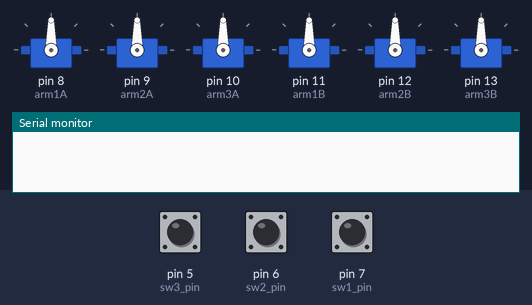
Bench run of a sketch on a simulated Arduino Uno, built with avr-gcc and run on an emulated ATmega328P. Parts: 6 × servo, the last lines printed to the serial monitor. The inputs (shaded band) are chosen by the test bench; at power-on: pin 5 (sw3_pin) HIGH, pin 6 (sw2_pin) HIGH, pin 7 (sw1_pin) HIGH.

Above: at 1.4 s.
1.5 s: pin 5 (sw3_pin) pulled LOW for 0.15 s
At 2.0 s:
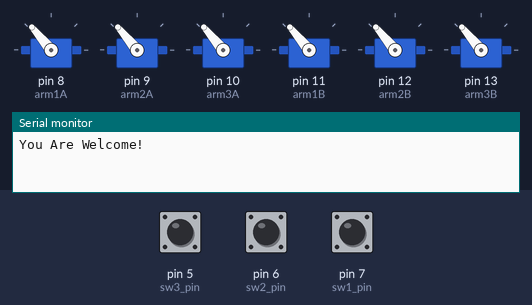
3.1 s: pin 6 (sw2_pin) pulled LOW for 0.15 s
At 4.3 s:
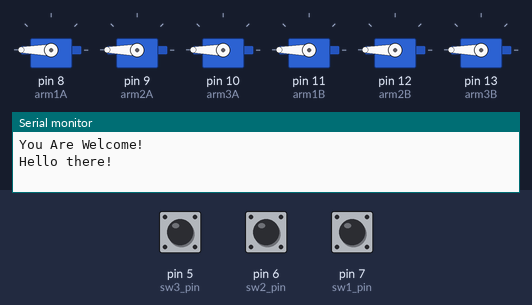
4.7 s: pin 7 (sw1_pin) pulled LOW for 0.15 s
At 5.6 s:
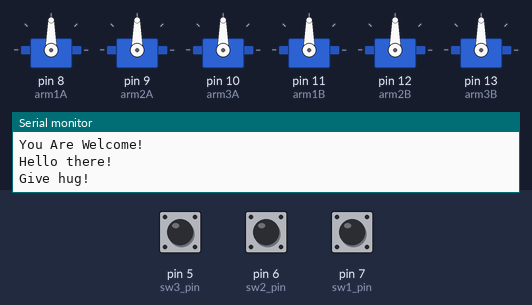
6.3 s: pin 5 (sw3_pin) pulled LOW for 1 s
At 6.9 s:
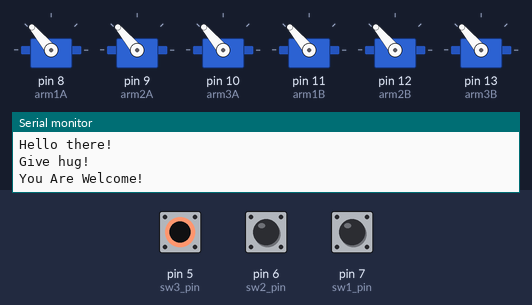
8.8 s: pin 6 (sw2_pin) pulled LOW for 1 s
At 10.0 s:
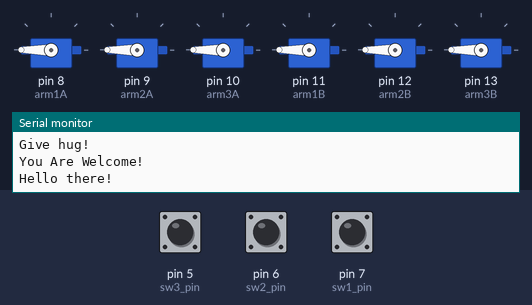
Timing chart, 0 to 11.8 s (numbered marks = the images above; inputs shaded):
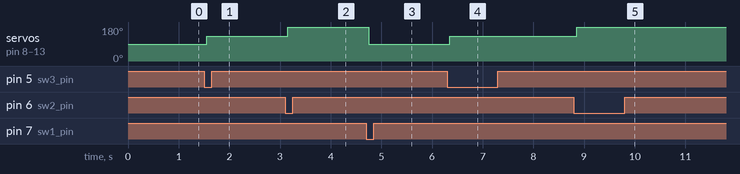

Measured:
- after the input at 1.5 s, servo on pin 8 (arm1A), servo on pin 9 (arm2A), servo on pin 10 (arm3A), servo on pin 11 (arm1B), servo on pin 12 (arm2B), servo on pin 13 (arm3B): 90° → 130° after 0.05 s
- after the input at 3.1 s, servo on pin 8 (arm1A), servo on pin 9 (arm2A), servo on pin 10 (arm3A), servo on pin 11 (arm1B), servo on pin 12 (arm2B), servo on pin 13 (arm3B): 130° → 180° after 0.05 s
- after the input at 4.7 s, servo on pin 8 (arm1A), servo on pin 9 (arm2A), servo on pin 10 (arm3A), servo on pin 11 (arm1B), servo on pin 12 (arm2B), servo on pin 13 (arm3B): 180° → 90° after 0.05 s
- after the input at 6.3 s, servo on pin 8 (arm1A), servo on pin 9 (arm2A), servo on pin 10 (arm3A), servo on pin 11 (arm1B), servo on pin 12 (arm2B), servo on pin 13 (arm3B): 90° → 130° after 0.05 s
- after the input at 8.8 s, servo on pin 8 (arm1A), servo on pin 9 (arm2A), servo on pin 10 (arm3A), servo on pin 11 (arm1B), servo on pin 12 (arm2B), servo on pin 13 (arm3B): 130° → 180° after 0.05 s

The sketch:

code_.ino
```cpp
#include <Servo.h>

#define sw1_pin 7
#define sw2_pin 6
#define sw3_pin 5

Servo arm1A;
Servo arm2A;
Servo arm3A;
Servo arm1B;
Servo arm2B;
Servo arm3B;

int initialPos = 90;

volatile boolean sw1 = false;
volatile boolean sw2 = false;
volatile boolean sw3 = false;

uint8_t sw1ButtonState = 0;
uint8_t sw2ButtonState = 0;
uint8_t sw3ButtonState = 0;

uint8_t lastsw1ButtonState = 0;
uint8_t lastsw2ButtonState = 0;
uint8_t lastsw3ButtonState = 0;


void setup() {

  Serial.begin(9600);

  pinMode(sw1_pin, INPUT_PULLUP);
  pinMode(sw2_pin, INPUT_PULLUP);
  pinMode(sw3_pin, INPUT_PULLUP);

  arm1A.attach(8);
  arm2A.attach(9);
  arm3A.attach(10);
  arm1B.attach(11);
  arm2B.attach(12);
  arm3B.attach(13);

  arm1A.write(initialPos);
  arm2A.write(initialPos);
  arm3A.write(initialPos);
  arm1B.write(initialPos);
  arm2B.write(initialPos);
  arm3B.write(initialPos);
  delay(200);

  }


void loop() {

  checkIfSw1ButtonIsPressed();

  checkIfSw2ButtonIsPressed();

  checkIfSw3ButtonIsPressed();


  if(sw1){
      Serial.println("Give hug!");
      sw1 = false;
      arm1A.write(90);
      arm2A.write(90);
      arm3A.write(90);
      arm1B.write(90);
      arm2B.write(90);
      arm3B.write(90);
      delay(15);
     }

  else if(sw2){
      Serial.println("Hello there!");
      sw2 = false;
      arm1A.write(180);
      arm2A.write(180);
      arm3A.write(180);
      arm1B.write(180);
      arm2B.write(180);
      arm3B.write(180);
      delay(15);
     }
  else if(sw3){
      Serial.println("You Are Welcome!");
      sw3 = false;
      arm1A.write(130);
      arm2A.write(130);
      arm3A.write(130);
      arm1B.write(130);
      arm2B.write(130);
      arm3B.write(130);
      delay(15);
     }

}


void checkIfSw1ButtonIsPressed(){

    sw1ButtonState = digitalRead(sw1_pin);

    if (sw1ButtonState != lastsw1ButtonState){

    	if ( sw1ButtonState == 0){
      		sw1=true;
		}

    delay(50);

  	}
   lastsw1ButtonState = sw1ButtonState;
}


void checkIfSw2ButtonIsPressed(){

    sw2ButtonState = digitalRead(sw2_pin);

    if (sw2ButtonState != lastsw2ButtonState){

    	if ( sw2ButtonState == 0){
      		sw2=true;
		}

    delay(50);

  	}
   lastsw2ButtonState = sw2ButtonState;
}


void checkIfSw3ButtonIsPressed(){

    sw3ButtonState = digitalRead(sw3_pin);

    if (sw3ButtonState != lastsw3ButtonState){

    	if ( sw3ButtonState == 0){
      		sw3=true;
		}

    delay(50);

  	}
   lastsw3ButtonState = sw3ButtonState;
}
```
